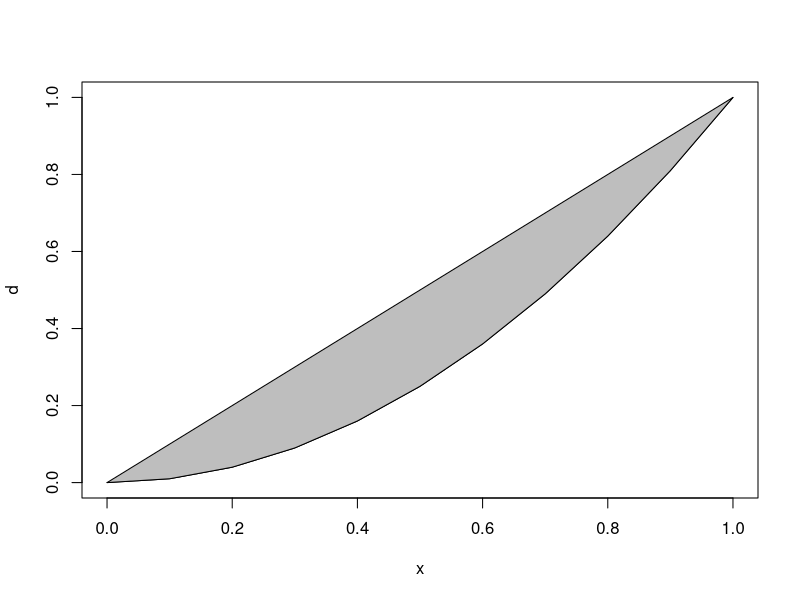

Write R code to recreate this figure.
# page number: 319

print("Area problem")
print("Assumed arbitrary shape in the graph as it is just to say about area of a function")

y <- list()
f<-function(z){
	for(i in z){
		if(i<0) y=c(y,0)
		else if(i<=1 && i>=0) y=c(y,i^2)
		else if(i>1) y=c(y,0)
	}
	return(y)
}

x <- seq(0,1,0.1)
d <- f(x)
plot(x,d, type='l')
polygon(x,d, col="gray")
